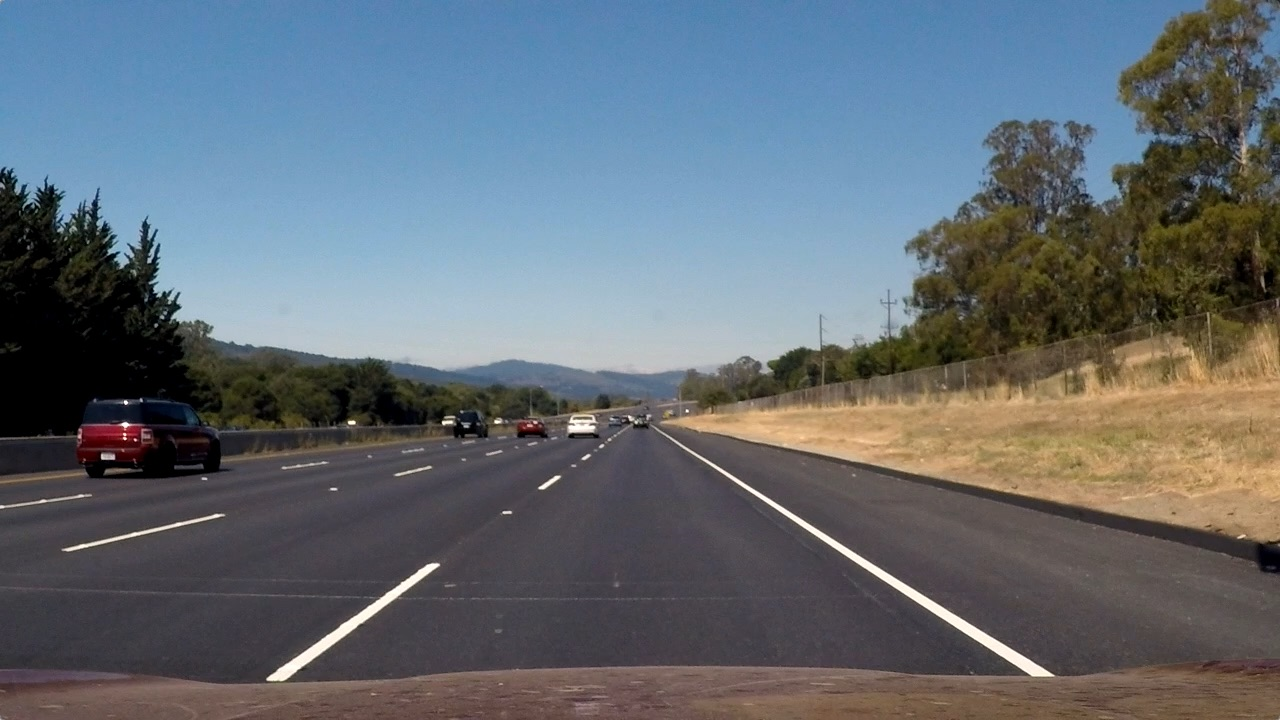
#> input picture test_images/straight_lines2.jpg, 1280 x 720 px
$ python -i features.py   (imports and definitions only)
#> lines starting #> are read from the running program, lines starting #| are printed output that depends on the picture
import numpy as np
import cv2
from skimage.feature import hog


def extract(img):
    sf = bin_spatial(img)
    cf = color_hist(img)
    hfs = hog_features(img[:, :, 1])
    hfv = hog_features(img[:, :, 2])
    return np.hstack((sf, cf, hfs, hfv))


def hog_features(img, orient=9, pix_per_cell=16, cell_per_block=2, vis=False, feature_vec=True):
    features = hog(img,
                   orientations=orient,
                   pixels_per_cell=(pix_per_cell, pix_per_cell),
                   cells_per_block=(cell_per_block, cell_per_block),
                   transform_sqrt=False,
                   visualise=vis,
                   feature_vector=feature_vec,
                   block_norm='L2')
    return features


def bin_spatial(img, size=(16, 16)):
    color1 = cv2.resize(img[:, :, 0], size).ravel()
    color2 = cv2.resize(img[:, :, 1], size).ravel()
    color3 = cv2.resize(img[:, :, 2], size).ravel()
    return np.hstack((color1, color2, color3))


def color_hist(img, nbins=32):  # bins_range=(0, 256)
    # Compute the histogram of the color channels separately
    channel1_hist = np.histogram(img[:, :, 0], bins=nbins)
    channel2_hist = np.histogram(img[:, :, 1], bins=nbins)
    channel3_hist = np.histogram(img[:, :, 2], bins=nbins)
    # Concatenate the histograms into a single feature vector
    hist_features = np.concatenate((channel1_hist[0], channel2_hist[0], channel3_hist[0]))
    # Return the individual histograms, bin_centers and feature vector
    return hist_features

>>> import cv2
>>> picture = cv2.imread('../test_images/straight_lines2.jpg')
#> picture is the input picture: shape (720, 1280, 3); mean B, G, R 115.1, 107.7, 99.4
>>> result = extract(picture)
#> in bin_spatial, `color1 = cv2.resize(img[:, :, 0], size).ravel()`: color1 = 256 values, max 237 at index 236, min 0 at index 80, mean 114.1
#> in bin_spatial, `color2 = cv2.resize(img[:, :, 1], size).ravel()`: color2 = 256 values, max 247 at index 236, min 0 at index 80, mean 106.8
#> in bin_spatial, `color3 = cv2.resize(img[:, :, 2], size).ravel()`: color3 = 256 values, max 255 at index 236, min 0 at index 80, mean 99.34
#> in extract, `sf = bin_spatial(img)`: sf = 768 values, max 255 at index 748, min 0 at index 80, mean 106.8
#> in color_hist, `hist_features = np.concatenate((channel1_hist[0], channel2_hist[0], ch..`: hist_features = 96 values, max 128337 at index 9, min 80 at index 31, mean 28800
#> in extract, `cf = color_hist(img)`: cf has the same summary as hist_features in color_hist
#> in hog_features, `features = hog(img, orientations=orient, pixels_per_cell=(pix_per_cell..`:
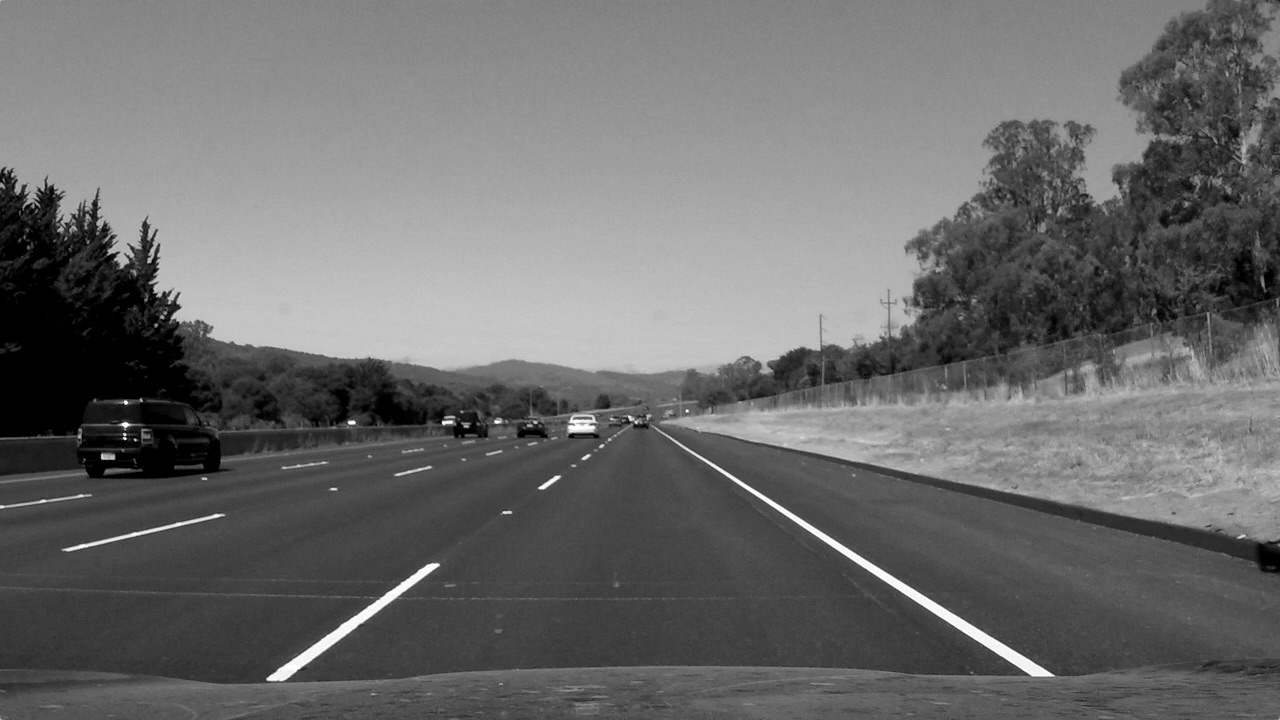
#> img: shape (720, 1280); min 0, max 255, mean 107.7
#> call 2 of hog_features, with orient = 9, pix_per_cell = 16, cell_per_block = 2, vis = False, feature_vec = True
#> in hog_features (call 2), `features = hog(img, orientations=orient, pixels_per_cell=(pix_per_cell..`:
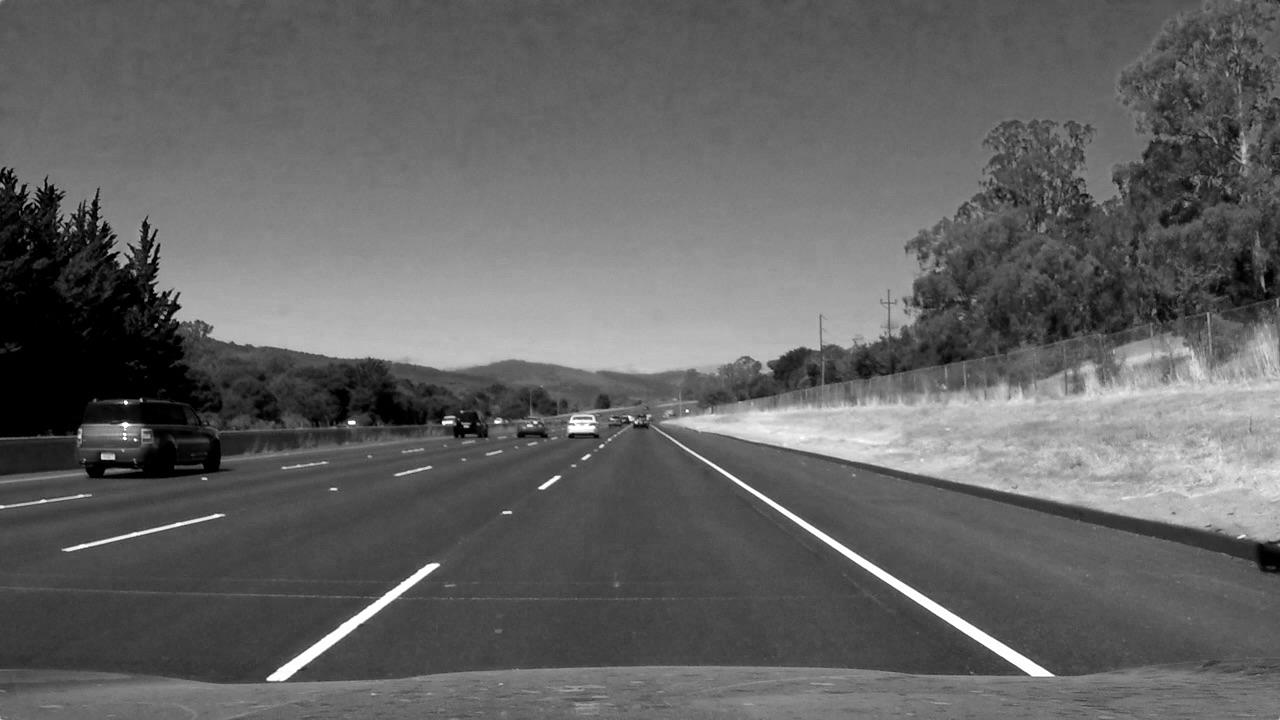
#> img: shape (720, 1280); min 0, max 255, mean 99.4
